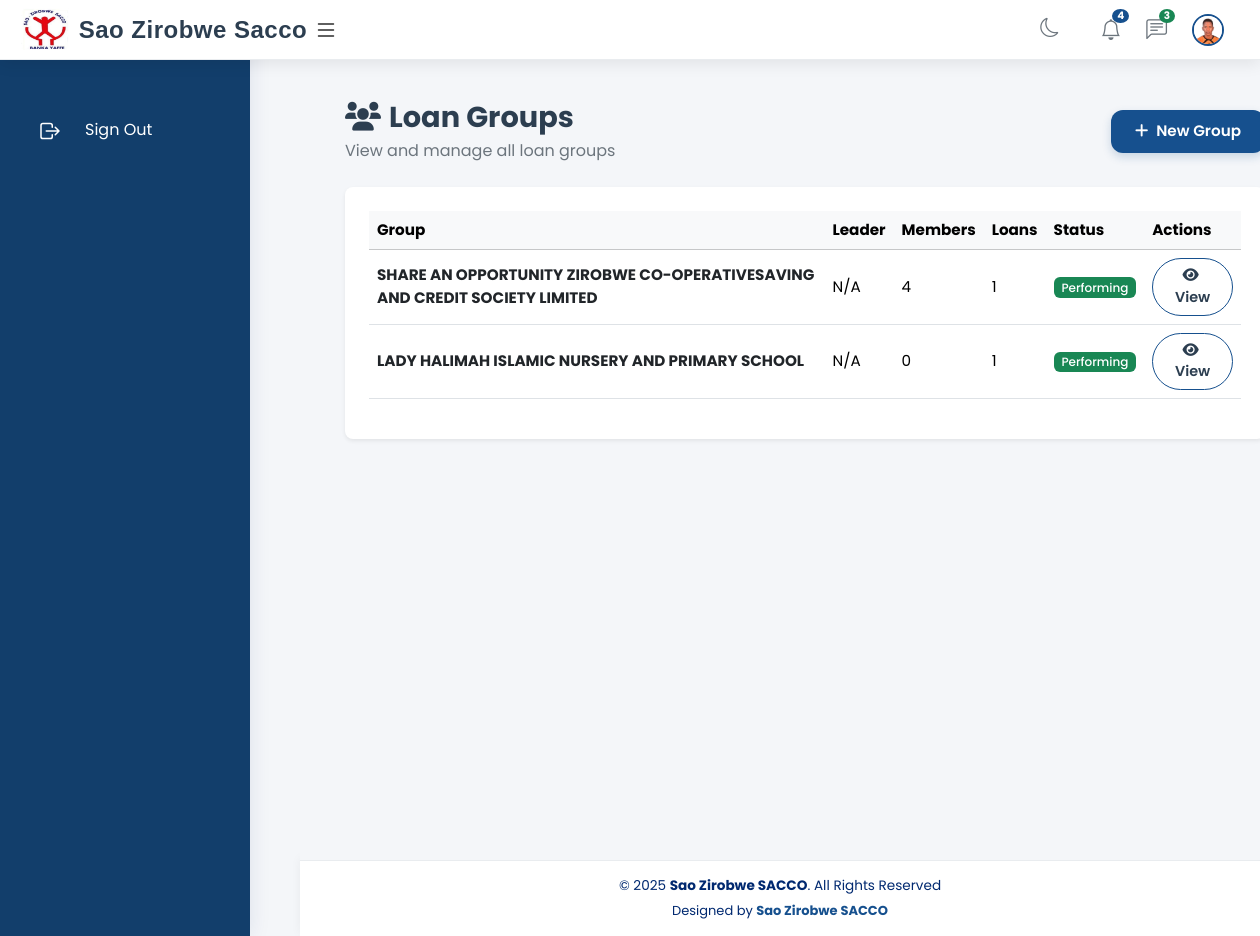
The page /group-list/ on the database as committed earlier.
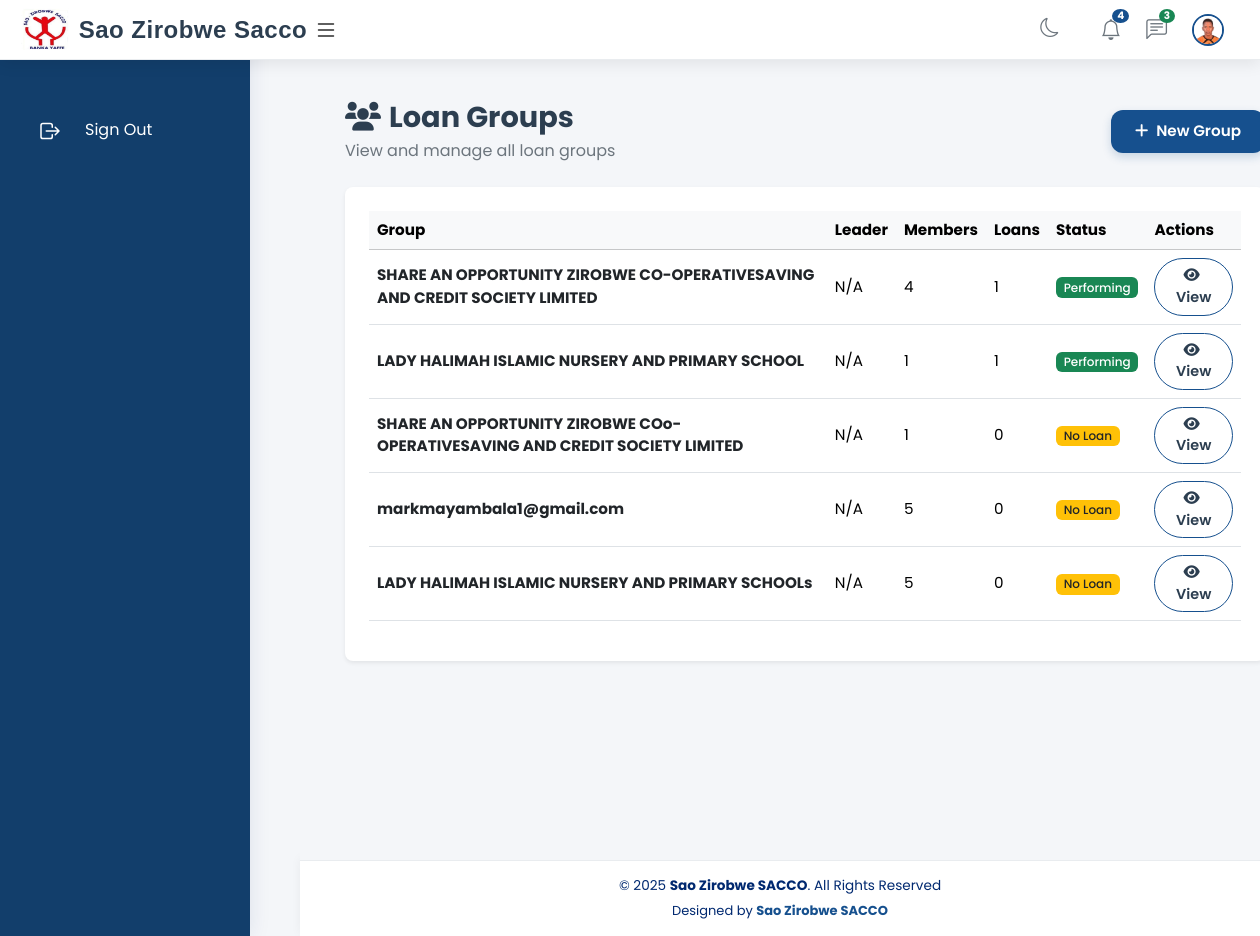
The same page on the database as committed later.
### Groups/models.py (models this page shows, shortened)
class LoanGroup(models.Model):
    name = models.CharField(max_length=255, unique=True)
    group_leader = models.ForeignKey(
        Customer, on_delete=models.SET_NULL, null=True, blank=True, related_name='led_groups'
    )
    created_on = models.DateField(auto_now_add=True)
    meeting_day = models.CharField(max_length=20, choices=[
        ('monday', 'Monday'), ('tuesday', 'Tuesday'), ('wednesday', 'Wednesday'),
        ('thursday', 'Thursday'), ('friday', 'Friday'), ('saturday', 'Saturday'), ('sunday', 'Sunday')
    ], null=True, blank=True)
    meeting_frequency = models.CharField(max_length=20, choices=[
        ('weekly', 'Weekly'), ('biweekly', 'Biweekly'), ('monthly', 'Monthly')
    ], default='weekly')
    location = models.CharField(max_length=255, null=True, blank=True)
    total_savings = models.DecimalField(max_digits=15, decimal_places=2, default=0.00)
    def total_savings(self):
        result = self.savings.aggregate(total=Sum('amount'))
        return result['total'] or 0

### Groups/views.py (the view)
# urls.py: path('group-list/', views.group_list, name='group_list'),
def group_list(request):
    groups = LoanGroup.objects.all()
    return render(request, 'group_lending/list.html', {'groups': groups})

### users/context_processors.py (called while the page is built)
def user_modules(request):
    if request.user.is_authenticated:
        allowed_modules = UserModuleAccess.objects.filter(user=request.user).values_list('module__name', flat=True)
        return {'allowed_modules': allowed_modules}
    return {'allowed_modules': []}  # Return empty list if user is not authenticated

### templates/group_lending/list.html (shortened to what this page needs)
{% extends "base.html" %}
{% load static %}
{% block content %}
<div class="container">
  <div class="header-section d-flex justify-content-between align-items-center mb-4">
    <div>
      <h2 class="mb-1"><i class="fas fa-users me-2"></i>Loan Groups</h2>
      <p class="text-muted mb-0">View and manage all loan groups</p>
    </div>
    <div class="d-flex gap-2">
      <a href="{% url 'group_lending:create_group' %}" class="btn btn-primary px-4" aria-label="Create New Group">
        <i class="fas fa-plus me-2"></i>New Group
      </a>
    </div>
  </div>
  <div class="card shadow-sm border-0 rounded-3">
    <div class="card-body">
      <table class="table table-hover align-middle">
        <thead class="table-light">
          <tr>
            <th>Group</th>
            <th>Leader</th>
            <th>Members</th>
            <th>Loans</th>
            <th>Status</th>
            <th>Actions</th>
          </tr>
        </thead>
        <tbody>
          {% for g in groups %}
          <tr>
            <td class="fw-bold">
              <a href="{% url 'group_lending:group_detail' g.id %}" class="text-decoration-none text-dark" aria-label="View {{ g.name }} Details">
                {{ g.name }}
              </a>
            </td>
            <td>{{ g.leader.first_name }} {{ g.leader.surname|default:"N/A" }}</td>
            <td>{{ g.members.count }}</td>
            <td>{{ g.group_loans.count }}</td>
            <td>
              {% if g.group_loans.last %}
                {% if g.group_loans.last.loan.status == "active" %}
                  <span class="badge bg-success">Performing</span>
                {% elif g.group_loans.last.loan.status == "arrears" %}
                  <span class="badge bg-danger">In Arrears ({{ g.arrears_days }} days)</span>
                {% else %}
                  <span class="badge bg-secondary">{{ g.group_loans.last.loan.status|title }}</span>
                {% endif %}
              {% else %}
                <span class="badge bg-warning text-dark">No Loan</span>
              {% endif %}
            </td>
            <td>
              <a href="{% url 'group_lending:group_detail' g.id %}" class="btn btn-sm btn-outline-primary rounded-pill px-3" aria-label="View {{ g.name }} Details">
                <i class="fas fa-eye me-1"></i>View
              </a>
            </td>
          </tr>
          {% endfor %}
        </tbody>
      </table>
    </div>
  </div>
</div>
{% endblock %}

### templates/base.html (shortened to what this page needs)
{% load static %}
<!DOCTYPE html>
<html lang="en">
<head>
    <link rel="stylesheet" href="https://cdnjs.cloudflare.com/ajax/libs/font-awesome/6.4.0/css/all.min.css">
    <link rel="stylesheet" href="https://cdnjs.cloudflare.com/ajax/libs/font-awesome/6.4.0/css/all.min.css" />
    <link href="https://cdn.jsdelivr.net/npm/bootstrap@5.3.0/dist/css/bootstrap.min.css" rel="stylesheet">
    <link href="https://cdnjs.cloudflare.com/ajax/libs/font-awesome/6.0.0/css/all.min.css" rel="stylesheet">
    <link href="https://cdn.jsdelivr.net/npm/select2@4.1.0-rc.0/dist/css/select2.min.css" rel="stylesheet">
    <link href="{% static 'assets/vendor/bootstrap/css/bootstrap.min.css' %}" rel="stylesheet">
    <link href="{% static 'assets/vendor/bootstrap-icons/bootstrap-icons.css' %}" rel="stylesheet">
    <link rel="stylesheet" href="https://cdnjs.cloudflare.com/ajax/libs/font-awesome/6.0.0/css/all.min.css">
    <link href="{% static 'assets/css/style.css' %}" rel="stylesheet">
</head>
<body>
    <header id="header" class="header">
        <div class="d-flex align-items-center">
            <a href="{% url 'dashboard' %}" class="logo">
                <img src="{% static 'assets/img/logo.png' %}" alt="Sao Zirobwe Sacco">
                <span>Sao Zirobwe Sacco</span>
            </a>
            <i class="bi bi-list toggle-sidebar-btn"></i>
        </div>
        <nav class="header-nav">
            <div class="theme-toggle">
                <button id="theme-toggler" class="btn btn-link nav-icon p-0">
                    <i class="bi bi-moon" id="theme-icon"></i>
                </button>
            </div>
            <ul class="d-flex align-items-center m-0 list-unstyled">
                <li class="nav-item dropdown">
                    <a class="nav-link nav-icon" href="#" data-bs-toggle="dropdown">
                        <i class="bi bi-bell"></i>
                        <span class="badge">4</span>
                    </a>
                </li>
                <li class="nav-item dropdown">
                    <a class="nav-link nav-icon" href="#" data-bs-toggle="dropdown">
                        <i class="bi bi-chat-left-text"></i>
                        <span class="badge bg-success">3</span>
                    </a>
                </li>
                <li class="nav-item dropdown">
                    <a class="nav-link nav-profile" href="#" data-bs-toggle="dropdown">
                        <img src="{% static 'assets/img/profile-img.jpg' %}" alt="Profile" class="rounded-circle">
                    </a>
                </li>
            </ul>
        </nav>
    </header>
    <aside id="sidebar" class="sidebar">
        <ul class="sidebar-nav">
            <li>
                <a href="#">
                    <span class="title">Sao Zirobwe Sacco</span>
                </a>
            </li>
            <li>
                <form action="{% url 'logout' %}" method="post">
                    <a href="#" onclick="this.closest('form').submit(); return false;">
                        <span class="icon">
                            <ion-icon name="log-out-outline"></ion-icon>
                        </span>
                        <span class="title">Sign Out</span>
                    </a>
                </form>
            </li>
        </ul>
    </aside>
    <main id="main" class="main">
        {% block content %}{% endblock %}
    </main>
    <footer id="footer" class="footer">
        <div class="copyright">
            © {% now "Y" %} <strong><span>Sao Zirobwe SACCO</span></strong>. All Rights Reserved
        </div>
        <div class="credits">
            Designed by <a href="https://saozirobwe.co.ug">Sao Zirobwe SACCO</a>
        </div>
    </footer>
</body>
</html>

### static/assets/css/style.css (style rules this page uses)
:root { scroll-behavior: smooth; }
body { font-family: "Open Sans", sans-serif; background: #f6f9ff; color: #444444; }
a { color: #4154f1; text-decoration: none; }
h1, h2, h3, h4, h5, h6 { font-family: "Nunito", sans-serif; }
#main { margin-top: 60px; padding: 20px 30px; transition: all 0.3s; }
.card { margin-bottom: 30px; border: none; border-radius: 5px; box-shadow: 0px 0 30px rgba(1, 41, 112, 0.1); }
.card-body { padding: 0 20px 20px 20px; }
.logo { line-height: 1; }
@media (min-width: 1200px) { .logo { width: 280px; } }
.logo img { max-height: 26px; margin-right: 6px; }
.logo span { font-size: 26px; font-weight: 700; color: #012970; font-family: "Nunito", sans-serif; }
.header { transition: all 0.5s; z-index: 997; height: 60px; box-shadow: 0px 2px 20px rgba(1, 41, 112, 0.1); background-color: #fff; padding-left: 20px; }
.header .toggle-sidebar-btn { font-size: 32px; padding-left: 10px; cursor: pointer; color: #012970; }
.header-nav ul { list-style: none; }
.header-nav>ul { margin: 0; padding: 0; }
.header-nav .nav-icon { font-size: 22px; color: #012970; margin-right: 25px; position: relative; }
.header-nav .nav-profile { color: #012970; }
.header-nav .nav-profile img { max-height: 36px; }
.sidebar { position: fixed; top: 60px; left: 0; bottom: 0; width: 300px; z-index: 996; transition: all 0.3s; padding: 20px; overflow-y: auto; scrollbar-width: thin; scrollbar-color: #aab7cf transparent; box-shadow: 0px 0px 20px rgba(1, 41, 112, 0.1); background-color: #fff; }
@media (min-width: 1200px) { #main, #footer { margin-left: 300px; } }
.sidebar-nav { padding: 0; margin: 0; list-style: none; }
.sidebar-nav li { padding: 0; margin: 0; list-style: none; }
.footer { padding: 20px 0; font-size: 14px; transition: all 0.3s; border-top: 1px solid #cddfff; }
.footer .copyright { text-align: center; color: #012970; }
.footer .credits { padding-top: 5px; text-align: center; font-size: 13px; color: #012970; }
.card { margin-left: 0; padding-left: 0; }

### templates/group_lending/list.html (style rules this page uses)
:root { --primary-color: #16508e; --primary-dark: #123e6b; --secondary-color: #6c757d; --text-dark: #2c3e50; --text-light: #e9ecef; --background-light: #f4f6f9; --error-color: #dc3545; --success-color: #28a745; --shadow-light: 0 4px 15px rgba(0, 0, 0, 0.08); --shadow-dark: 0 6px 20px rgba(0, 0, 0, 0.15); --dark-card-bg: #2a3435; --border-dark: #3a4445; --transition: all 0.3s ease; }
.container { max-width: 1200px; margin: 0 auto; padding: 20px 15px; width: 100%; }
h2 { color: var(--text-dark); font-weight: 700; font-family: 'Poppins', sans-serif; font-size: 1.8rem; margin: 0; }
.card { border-radius: 16px; background: #ffffff; box-shadow: var(--shadow-light); border: none; transition: var(--transition); }
.card-body { padding: 1.5rem; }
.btn-primary { background: var(--primary-color); border: none; border-radius: 12px; padding: 10px 20px; font-size: 0.95rem; font-weight: 600; font-family: 'Poppins', sans-serif; color: #ffffff; transition: var(--transition); box-shadow: 0 4px 10px rgba(22, 80, 142, 0.2); }
.btn-outline-primary { border-color: var(--primary-color); color: var(--primary-color); border-radius: 12px; padding: 6px 12px; font-size: 0.9rem; font-weight: 600; font-family: 'Poppins', sans-serif; transition: var(--transition); }
.badge { font-size: 0.75rem; padding: 0.35em 0.65em; font-weight: 500; }
.text-muted { font-weight: 400; font-family: 'Poppins', sans-serif; color: #6c757d !important; }
.table th, .table td { font-family: 'Poppins', sans-serif; font-size: 0.95rem; vertical-align: middle; }
.table a { color: var(--text-dark); transition: var(--transition); }

Rows that differ between the two databases and show on the page:
computed for LoanGroup "LADY HALIMAH ISLAMIC NURSERY AND PRIMARY SCHOOL": members.count "0" → "1"
added LoanGroup: name "SHARE AN OPPORTUNITY ZIROBWE COo-OPERATIVESAVING AND CREDIT SOCIETY LIMITED", leader.surname "N/A", members.count "1", group_loans.count "0", shows "No Loan"
added LoanGroup: name "markmayambala1@gmail.com", leader.surname "N/A", members.count "5", group_loans.count "0", shows "No Loan"
added LoanGroup: name "LADY HALIMAH ISLAMIC NURSERY AND PRIMARY SCHOOLs", leader.surname "N/A", members.count "5", group_loans.count "0", shows "No Loan"
